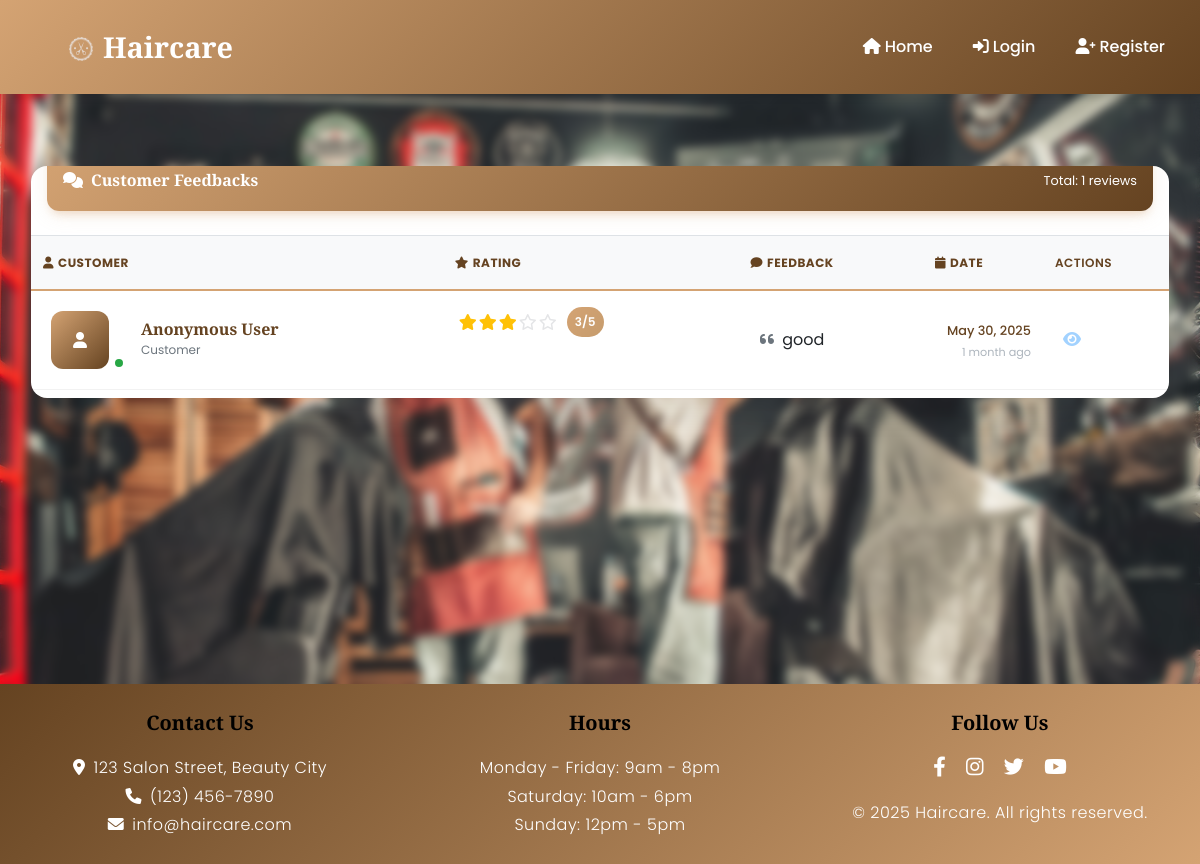
Before: /feedbacks/ with the older database file.
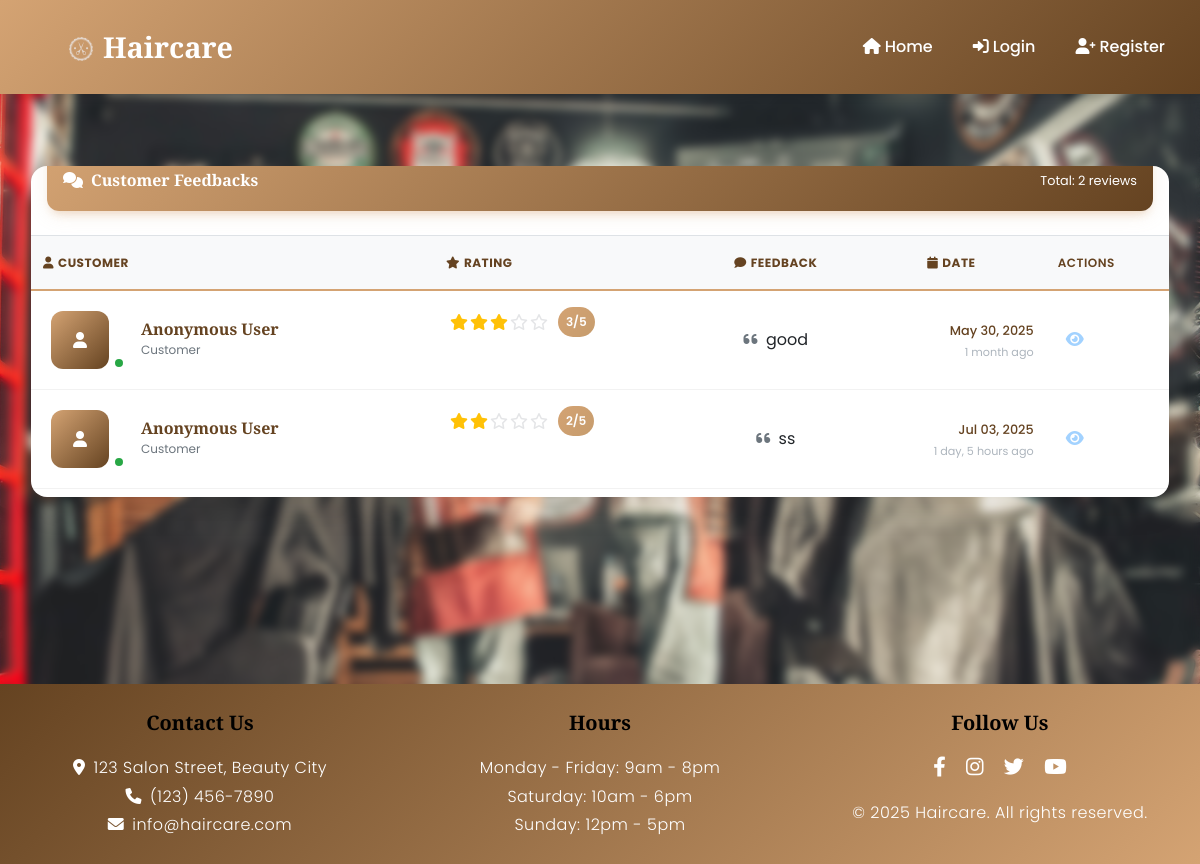
After: the same page with the newer database file.
### salon_app/models.py (models this page shows, shortened)
class Feedbacks(models.Model):
    customer = models.ForeignKey(User, on_delete=models.CASCADE)
    rating=models.PositiveIntegerField(validators=[MinValueValidator(1),MaxValueValidator(5)])
    comment=models.CharField(max_length=300)
    posted_at=models.DateTimeField(auto_now_add=True)

### salon_app/views.py (the view)
# urls.py: path("feedbacks/",views.FeedbacksView.as_view(),name="feedbacks"),
class FeedbacksView(ListView):
    template_name="admin/feedbacks.html"
    model=Feedbacks
    context_object_name="feedbacks"

### salon_app/templates/admin/feedbacks.html (shortened to what the changed rows need)
{% extends 'base.html' %}
{% load static %}
{% block content %}
<div class="container-fluid py-4">
    <div class="row">
        <div class="col-12">
            <div class="card my-4" data-aos="fade-up" data-aos-duration="1000">
                <div class="card-header p-0 position-relative mt-n4 mx-3 z-index-2">
                    <div class="bg-gradient-primary shadow-primary border-radius-lg pt-4 pb-3">
                        <div class="d-flex justify-content-between align-items-center px-3">
                            <div class="text-white">
                                <small>Total: {{ feedbacks|length }} reviews</small>
                            </div>
                        </div>
                    </div>
                </div>
                <div class="card-body px-0 pb-2">
                    {% if feedbacks %}
                    <div class="table-responsive p-0">
                        <table class="table align-items-center mb-0">
                            <thead>
                                <tr>
                                    <th class="text-uppercase text-secondary text-xxs font-weight-bolder opacity-7">
                                        <i class="fas fa-user me-1"></i>Customer
                                    </th>
                                    <th class="text-uppercase text-secondary text-xxs font-weight-bolder opacity-7 ps-2">
                                        <i class="fas fa-star me-1"></i>Rating
                                    </th>
                                    <th class="text-center text-uppercase text-secondary text-xxs font-weight-bolder opacity-7">
                                        <i class="fas fa-comment me-1"></i>Feedback
                                    </th>
                                    <th class="text-center text-uppercase text-secondary text-xxs font-weight-bolder opacity-7">
                                        <i class="fas fa-calendar me-1"></i>Date
                                    </th>
                                    <th class="text-secondary opacity-7">Actions</th>
                                </tr>
                            </thead>
                            <tbody>
                                {% for f in feedbacks %}
                                <tr class="feedback-row" style="animation-delay: {{ forloop.counter0|floatformat:1 }}00ms">
                                    <td>
                                        <div class="d-flex px-2 py-1 user-info">
                                            <div class="user-avatar">
                                                {% if f.user.profile %}
                                                <img src="{{ f.user.profile.url }}" class="avatar avatar-lg me-3 border-radius-lg" alt="{{ f.user.name }}">
                                                {% else %}
                                                <div class="avatar avatar-lg me-3 border-radius-lg bg-gradient-primary d-flex align-items-center justify-content-center">
                                                    <i class="fas fa-user text-white"></i>
                                                </div>
                                                {% endif %}
                                            </div>
                                            <div class="d-flex flex-column justify-content-center">
                                                <h6 class="mb-0 text-sm user-name">{{ f.user.name|default:"Anonymous User" }}</h6>
                                                <p class="text-xs text-secondary mb-0 user-role">{{ f.user.user_type|default:"Customer"|capfirst }}</p>
                                            </div>
                                        </div>
                                    </td>
                                    <td>
                                        <div class="rating-stars">
                                            {% for i in "12345" %}
                                                {% if forloop.counter <= f.rating %}
                                                    <i class="fas fa-star star-filled"></i>
                                                {% else %}
                                                    <i class="far fa-star star-empty"></i>
                                                {% endif %}
                                            {% endfor %}
                                            <span class="rating-number">{{ f.rating }}/5</span>
                                        </div>
                                    </td>
                                    <td class="align-middle text-center">
                                        <div class="comment-text" title="{{ f.comment }}">
                                            <i class="fas fa-quote-left me-1 text-muted"></i>
                                            {{ f.comment|truncatechars:100 }}
                                        </div>
                                    </td>
                                    <td class="align-middle text-center">
                                        <div class="date-posted">
                                            <span class="date-time">{{ f.posted_at|date:"M d, Y" }}</span>
                                            <span class="date-relative">{{ f.posted_at|timesince }} ago</span>
                                        </div>
                                    </td>
                                    <td class="align-middle">
                                        <div class="d-flex gap-2">
                                            <button class="action-btn btn-view" title="View Details" onclick="viewFeedback({{ f.id }})">
                                                <i class="fas fa-eye"></i>
                                            </button>
                                        </div>
                                    </td>
                                </tr>
                                {% endfor %}
                            </tbody>
                        </table>
                    </div>
                    {% endif %}
                </div>
            </div>
        </div>
    </div>
</div>
{% endblock %}

Changed rows visible on the page:
added Feedbacks: user.name "Anonymous User", user.user_type "Customer", rating "2", comment "ss", posted_at "Jul 03, 2025", posted_at "1 day, 5 hours"
Other visible differences:
{{ feedbacks|length }}: "1" → "2"
